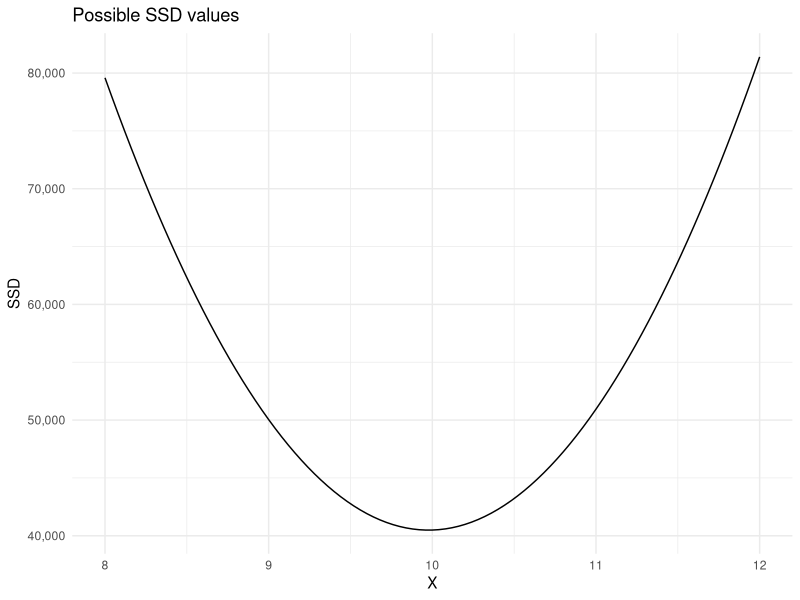
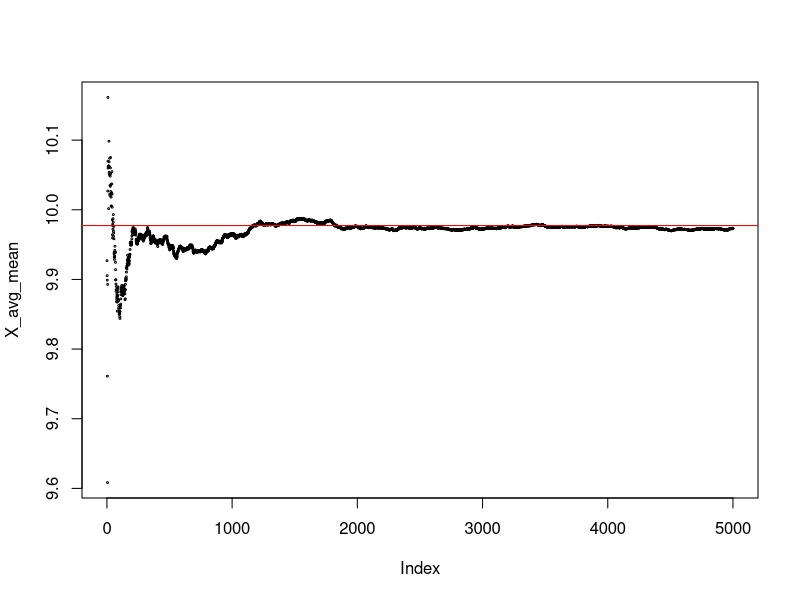
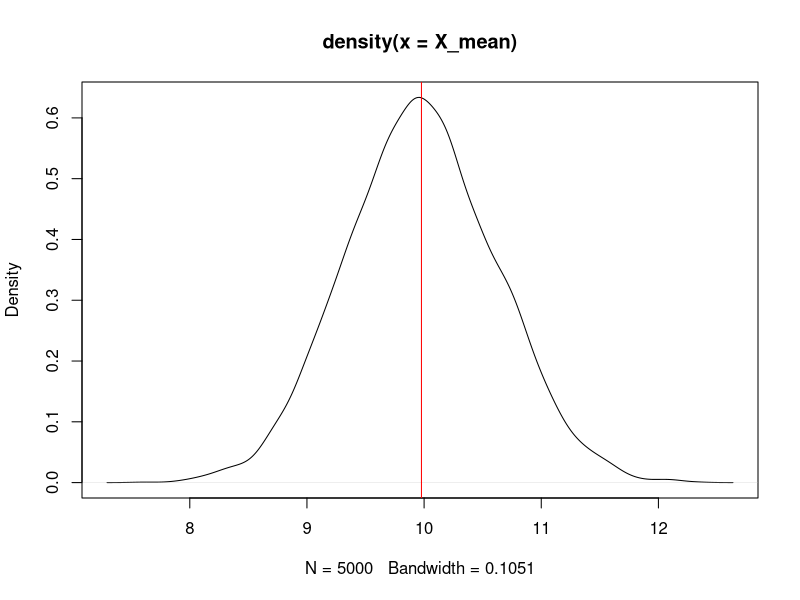
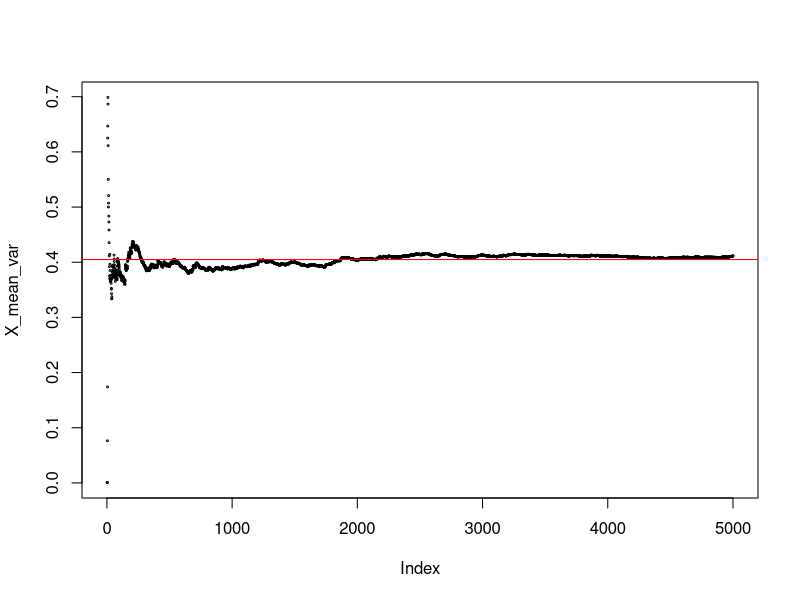
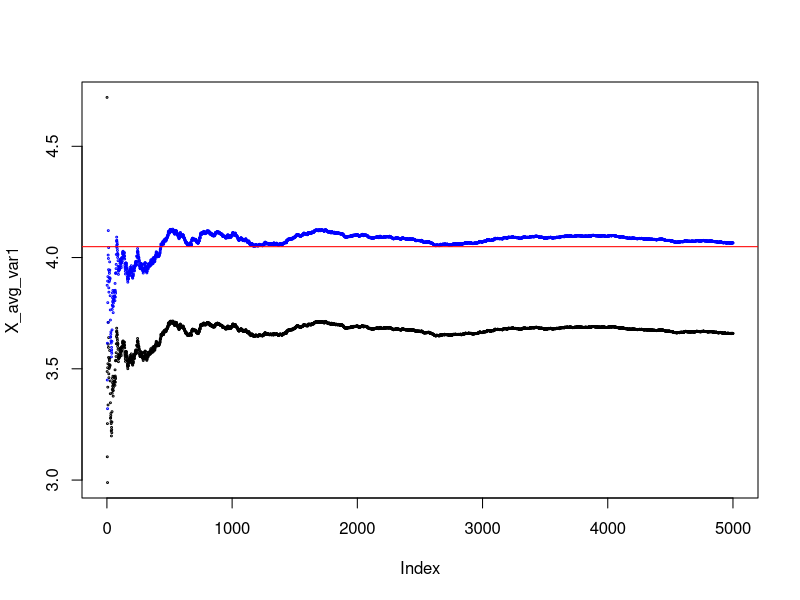
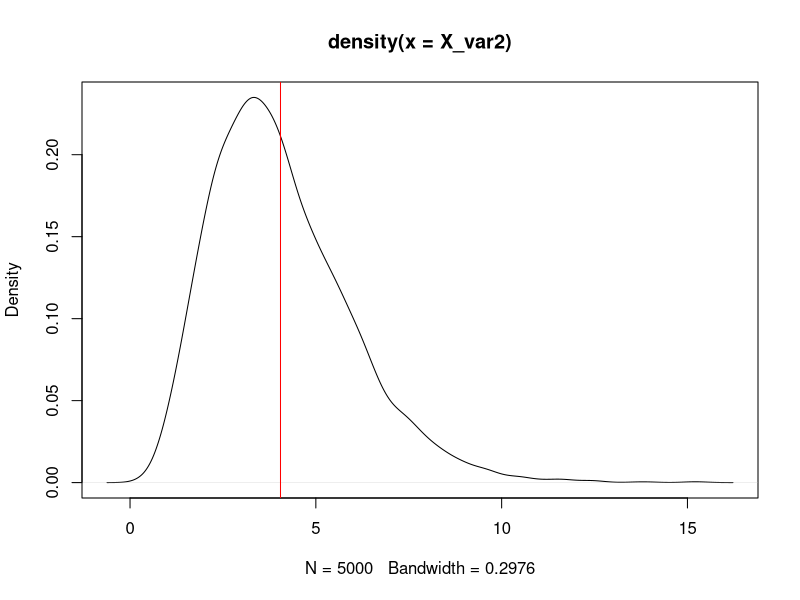

Source code (R) for these figures, in order:
## ---- chunk 1
library(tidyverse)
library(scales)
theme_set(theme_minimal())
## ---- chunk 2
set.seed(42)
N <- 10000
A <- rnorm(n = N, mean = 10, sd = 2)
## ---- chunk 3
(MU <- sum(A * (1/N)))
## ---- chunk 4
sum_squared_diff <- function(x) sapply(x, function(x) sum((A-x)^2))
ggplot() +
  xlim(8, 12) +
  geom_function(fun = sum_squared_diff) +
  scale_y_continuous(label = comma) +
  labs(
    x = "X", y = "SSD",
    title = "Possible SSD values"
  )
X <- seq(from = 8, to = 12, by = 0.0001)
y <- sum_squared_diff(X)
## ---- chunk 5
(x <- X[which(y == min(y))])
## ---- chunk 6
all.equal(x, MU, tolerance = 0.001)
## ---- chunk 7
rm(X)
rm(y)
## ---- chunk 8
# Generate a lot of possible alpha values
X <- seq(from = 8, to = 12, by = 0.0001)
sum_abs_diff <- sapply(X, function(x) sum(abs(A-x)))
(x <- mean(X[which(sum_abs_diff == min(sum_abs_diff))]))
## ---- chunk 9
all.equal(median(A), x, tolerance = 0.001)
## ---- chunk 10
rm(X)
rm(sum_abs_diff)
## ---- chunk 11
(VAR <- sum((A - MU)^2 * (1/N)))
## ---- chunk 12
(VAR.2 <- sum(A^2 * (1/N)) - MU^2)
## ---- chunk 13
(VAR.R <- var(A))
## ---- chunk 14
all.equal(VAR * N/(N-1), VAR.R)
## ---- chunk 15
# Sample size
n <- 10
set.seed(42)
# A list of 10-element random samples
X <- replicate(5000, sample(A, n, replace = TRUE), simplify = FALSE)
## ---- chunk 16
X_mean <- vector("double", length(X))
X_avg_mean <- vector("double", length(X))
X_mean_var <- vector("double", length(X))
for (i in seq_along(X)) {
  X_mean[i] <- mean(X[[i]])
  X_avg_mean[i] <- mean(X_mean[1:i])
  X_mean_var[i] <- var(X_mean[1:i])
}
{
  plot(X_avg_mean, cex = 0.25)
  abline(h = MU, col = "red")
}
## ---- chunk 17
{
  plot(density(X_mean))
  abline(v = MU, col = "red")
}
## ---- chunk 18
{
  plot(X_mean_var, cex = 0.25)
  abline(h = VAR/n, col = "red")
}
## ---- chunk 19
X_var1 <- vector("double", length(X))
X_avg_var1 <- vector("double", length(X))
X_var2 <- vector("double", length(X))
X_avg_var2 <- vector("double", length(X))
for (i in seq_along(X)) {
  X_var1[i] <- sum((X[[i]] - mean(X[[i]]))^2)/length(X[[i]])
  X_var2[i] <- var(X[[i]])
  X_avg_var1[i] <- mean(X_var1[1:i])
  X_avg_var2[i] <- mean(X_var2[1:i])
}
{
  plot(X_avg_var1, cex = 0.25)
  points(X_avg_var2, cex = 0.25, col = "blue")
  abline(h = VAR, col = "red")
}
## ---- chunk 20
{
  plot(density(X_var2))
  abline(v = VAR, col = "red")
}
